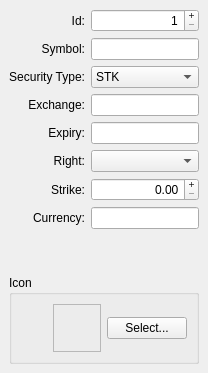
       <widget class="QWidget" name="symbolPage" >
        <layout class="QVBoxLayout" >
         <property name="margin" >
          <number>9</number>
         </property>
         <property name="spacing" >
          <number>6</number>
         </property>
         <item>
          <layout class="QHBoxLayout" >
           <property name="margin" >
            <number>0</number>
           </property>
           <property name="spacing" >
            <number>6</number>
           </property>
           <item>
            <layout class="QGridLayout" >
             <property name="margin" >
              <number>0</number>
             </property>
             <property name="spacing" >
              <number>6</number>
             </property>
             <item row="1" column="0" >
              <widget class="QLabel" name="label" >
               <property name="sizePolicy" >
                <sizepolicy>
                 <hsizetype>7</hsizetype>
                 <vsizetype>5</vsizetype>
                 <horstretch>0</horstretch>
                 <verstretch>0</verstretch>
                </sizepolicy>
               </property>
               <property name="text" >
                <string>Symbol:</string>
               </property>
               <property name="alignment" >
                <set>Qt::AlignRight|Qt::AlignTrailing|Qt::AlignVCenter</set>
               </property>
              </widget>
             </item>
             <item row="4" column="0" >
              <widget class="QLabel" name="label" >
               <property name="text" >
                <string>Expiry:</string>
               </property>
               <property name="alignment" >
                <set>Qt::AlignRight|Qt::AlignTrailing|Qt::AlignVCenter</set>
               </property>
              </widget>
             </item>
             <item row="0" column="1" >
              <widget class="QSpinBox" name="idSpin" >
               <property name="alignment" >
                <set>Qt::AlignRight</set>
               </property>
               <property name="buttonSymbols" >
                <enum>QAbstractSpinBox::PlusMinus</enum>
               </property>
               <property name="maximum" >
                <number>99999</number>
               </property>
               <property name="minimum" >
                <number>1</number>
               </property>
               <property name="value" >
                <number>1</number>
               </property>
              </widget>
             </item>
             <item row="0" column="0" >
              <widget class="QLabel" name="label" >
               <property name="sizePolicy" >
                <sizepolicy>
                 <hsizetype>7</hsizetype>
                 <vsizetype>5</vsizetype>
                 <horstretch>0</horstretch>
                 <verstretch>0</verstretch>
                </sizepolicy>
               </property>
               <property name="text" >
                <string>Id:</string>
               </property>
               <property name="alignment" >
                <set>Qt::AlignRight|Qt::AlignTrailing|Qt::AlignVCenter</set>
               </property>
              </widget>
             </item>
             <item row="2" column="0" >
              <widget class="QLabel" name="label" >
               <property name="sizePolicy" >
                <sizepolicy>
                 <hsizetype>7</hsizetype>
                 <vsizetype>5</vsizetype>
                 <horstretch>0</horstretch>
                 <verstretch>0</verstretch>
                </sizepolicy>
               </property>
               <property name="text" >
                <string>Security Type:</string>
               </property>
               <property name="alignment" >
                <set>Qt::AlignRight|Qt::AlignTrailing|Qt::AlignVCenter</set>
               </property>
              </widget>
             </item>
             <item row="2" column="1" >
              <widget class="QComboBox" name="secTypeCombo" >
               <item>
                <property name="text" >
                 <string>STK</string>
                </property>
               </item>
               <item>
                <property name="text" >
                 <string>OPT</string>
                </property>
               </item>
               <item>
                <property name="text" >
                 <string>FUT</string>
                </property>
               </item>
               <item>
                <property name="text" >
                 <string>IND</string>
                </property>
               </item>
               <item>
                <property name="text" >
                 <string>FOP</string>
                </property>
               </item>
               <item>
                <property name="text" >
                 <string>CASH</string>
                </property>
               </item>
              </widget>
             </item>
             <item row="3" column="0" >
              <widget class="QLabel" name="label" >
               <property name="sizePolicy" >
                <sizepolicy>
                 <hsizetype>7</hsizetype>
                 <vsizetype>5</vsizetype>
                 <horstretch>0</horstretch>
                 <verstretch>0</verstretch>
                </sizepolicy>
               </property>
               <property name="text" >
                <string>Exchange:</string>
               </property>
               <property name="alignment" >
                <set>Qt::AlignRight|Qt::AlignTrailing|Qt::AlignVCenter</set>
               </property>
              </widget>
             </item>
             <item row="5" column="0" >
              <widget class="QLabel" name="label" >
               <property name="text" >
                <string>Right:</string>
               </property>
               <property name="alignment" >
                <set>Qt::AlignRight|Qt::AlignTrailing|Qt::AlignVCenter</set>
               </property>
              </widget>
             </item>
             <item row="4" column="1" >
              <widget class="QLineEdit" name="expiryEdit" />
             </item>
             <item row="5" column="1" >
              <widget class="QComboBox" name="rightCombo" >
               <item>
                <property name="text" >
                 <string/>
                </property>
               </item>
               <item>
                <property name="text" >
                 <string>PUT</string>
                </property>
               </item>
               <item>
                <property name="text" >
                 <string>CALL</string>
                </property>
               </item>
              </widget>
             </item>
             <item row="6" column="1" >
              <widget class="QDoubleSpinBox" name="strikeSpin" >
               <property name="alignment" >
                <set>Qt::AlignRight</set>
               </property>
               <property name="buttonSymbols" >
                <enum>QAbstractSpinBox::PlusMinus</enum>
               </property>
               <property name="maximum" >
                <double>99999.990000000005239</double>
               </property>
               <property name="singleStep" >
                <double>0.010000000000000</double>
               </property>
              </widget>
             </item>
             <item row="6" column="0" >
              <widget class="QLabel" name="label" >
               <property name="text" >
                <string>Strike:</string>
               </property>
               <property name="alignment" >
                <set>Qt::AlignRight|Qt::AlignTrailing|Qt::AlignVCenter</set>
               </property>
              </widget>
             </item>
             <item row="1" column="1" >
              <widget class="QLineEdit" name="symbolEdit" >
               <property name="sizePolicy" >
                <sizepolicy>
                 <hsizetype>1</hsizetype>
                 <vsizetype>0</vsizetype>
                 <horstretch>0</horstretch>
                 <verstretch>0</verstretch>
                </sizepolicy>
               </property>
              </widget>
             </item>
             <item row="3" column="1" >
              <widget class="QLineEdit" name="exchangeEdit" >
               <property name="sizePolicy" >
                <sizepolicy>
                 <hsizetype>1</hsizetype>
                 <vsizetype>0</vsizetype>
                 <horstretch>0</horstretch>
                 <verstretch>0</verstretch>
                </sizepolicy>
               </property>
              </widget>
             </item>
             <item row="7" column="0" >
              <widget class="QLabel" name="label" >
               <property name="text" >
                <string>Currency:</string>
               </property>
               <property name="alignment" >
                <set>Qt::AlignRight|Qt::AlignTrailing|Qt::AlignVCenter</set>
               </property>
              </widget>
             </item>
             <item row="7" column="1" >
              <widget class="QLineEdit" name="currencyEdit" />
             </item>
            </layout>
           </item>
          </layout>
         </item>
         <item>
          <spacer>
           <property name="orientation" >
            <enum>Qt::Vertical</enum>
           </property>
           <property name="sizeHint" >
            <size>
             <width>20</width>
             <height>40</height>
            </size>
           </property>
          </spacer>
         </item>
         <item>
          <widget class="QGroupBox" name="iconGroup" >
           <property name="title" >
            <string>Icon</string>
           </property>
           <property name="flat" >
            <bool>true</bool>
           </property>
           <layout class="QHBoxLayout" >
            <property name="margin" >
             <number>9</number>
            </property>
            <property name="spacing" >
             <number>6</number>
            </property>
            <item>
             <spacer>
              <property name="orientation" >
               <enum>Qt::Horizontal</enum>
              </property>
              <property name="sizeHint" >
               <size>
                <width>30</width>
                <height>20</height>
               </size>
              </property>
             </spacer>
            </item>
            <item>
             <widget class="QLabel" name="iconPreview" >
              <property name="sizePolicy" >
               <sizepolicy>
                <hsizetype>0</hsizetype>
                <vsizetype>0</vsizetype>
                <horstretch>0</horstretch>
                <verstretch>0</verstretch>
               </sizepolicy>
              </property>
              <property name="minimumSize" >
               <size>
                <width>48</width>
                <height>48</height>
               </size>
              </property>
              <property name="maximumSize" >
               <size>
                <width>48</width>
                <height>48</height>
               </size>
              </property>
              <property name="frameShape" >
               <enum>QFrame::StyledPanel</enum>
              </property>
              <property name="frameShadow" >
               <enum>QFrame::Sunken</enum>
              </property>
              <property name="text" >
               <string/>
              </property>
              <property name="alignment" >
               <set>Qt::AlignCenter</set>
              </property>
             </widget>
            </item>
            <item>
             <widget class="QPushButton" name="iconSelect" >
              <property name="text" >
               <string>Select...</string>
              </property>
             </widget>
            </item>
           </layout>
          </widget>
         </item>
        </layout>
       </widget>
